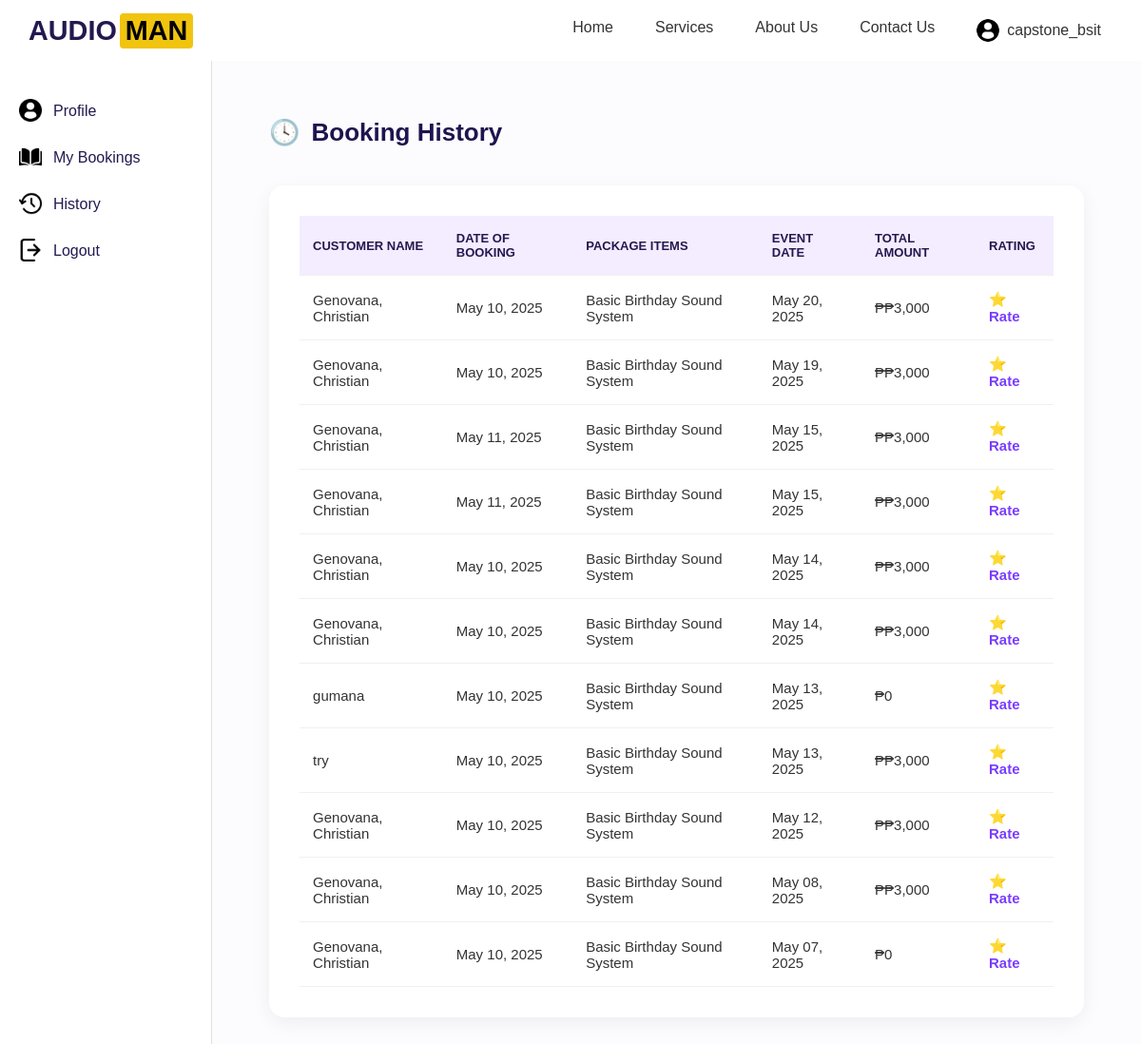
The page /accounts/history/ (signed in) on the database its author committed.
### accounts/models.py (models this page shows, shortened)
class Booking(models.Model):
    user = models.ForeignKey(User, on_delete=models.CASCADE)
    package = models.ForeignKey('ServicePackage', on_delete=models.CASCADE)
    full_name = models.CharField(max_length=100)
    email = models.EmailField()
    contact_number = models.CharField(max_length=20)
    event_date = models.DateField()
    event_time = models.TimeField()
    event_type = models.CharField(max_length=100)
    location = models.CharField(max_length=255)
    audience_size = models.IntegerField()
    status = models.CharField(max_length=50, default='Processing')
    price = models.CharField(max_length=20)  # Added price
    created_at = models.DateTimeField(auto_now_add=True, null=True)  # ✅ Add this here
    created_at = models.DateTimeField(default=timezone.now)

class ServicePackage(models.Model):
    title = models.CharField(max_length=100)
    description = models.TextField()
    price = models.CharField(max_length=20)

### accounts/views.py (the view)
# urls.py: path('history/', views.history, name='history'),  # Only accessible by logged-in users
@login_required
def history(request):
    bookings = Booking.objects.filter(user=request.user).exclude(status='Processing').order_by('-event_date')
    history_list = []
    for booking in bookings:
        history_list.append({
            'id': booking.id,
            'customer_name': booking.full_name,
            'date_booked': booking.created_at.strftime('%B %d, %Y'),
            'package': booking.package.title,
            'event_date': booking.event_date.strftime('%B %d, %Y'),
            'total': booking.price,
            'rating': '⭐ Rate'  # Placeholder for rating system
        })
    return render(request, 'accounts/history.html', {'history_list': history_list})

### accounts/templates/accounts/history.html (shortened to what this page needs)
{% extends 'base.html' %}
{% load static %}
{% block content %}
<div class="container">
  <aside class="sidebar">
    <ul>
      <li>
        <img src="{% static 'images/profile-user.png' %}" alt="User Icon">
        <span><a href="{% url 'profile' %}">Profile</a></span>
      </li>
      <li>
        <img src="{% static 'images/open-book.png' %}" alt="Bookings Icon">
        <span><a href="{% url 'mybookings' %}">My Bookings</a></span>
      </li>
      <li>
        <img src="{% static 'images/history.png' %}" alt="History Icon">
        <span><a href="{% url 'history' %}">History</a></span>
      </li>
      <li>
        <img src="{% static 'images/logout.png' %}" alt="Logout Icon">
        <span><a href="{% url 'logout' %}">Logout</a></span>
      </li>
    </ul>
  </aside>
  <main class="main-content">
    <h2><span class="icon">🕓</span> Booking History</h2>
    <div class="table-container">
      <table>
        <thead>
          <tr>
            <th>Customer Name</th>
            <th>Date of Booking</th>
            <th>Package Items</th>
            <th>Event Date</th>
            <th>Total Amount</th>
            <th>Rating</th>
          </tr>
        </thead>
        <tbody>
          {% for booking in history_list %}
          <tr>
            <td>{{ booking.customer_name }}</td>
            <td>{{ booking.date_booked }}</td>
            <td>{{ booking.package }}</td>
            <td>{{ booking.event_date }}</td>
            <td>₱{{ booking.total }}</td>
            <td><a href="#">{{ booking.rating }}</a></td>
          </tr>
          {% empty %}
          <tr><td colspan="6">No history found.</td></tr>
          {% endfor %}
        </tbody>
      </table>
    </div>
  </main>
</div>
{% endblock %}

### accounts/templates/base.html (shortened to what this page needs)
{% load static %}
<!DOCTYPE html>
<html lang="en">
<head>
    <link rel="stylesheet" href="{% static 'css/base.css' %}">
</head>
<body>
<header class="nav-header">
    <div class="logo">
        <span class="text-white">AUDIO</span><span class="text-yellow">MAN</span>
    </div>
    <nav>
        <ul>
            <li><a href="{% url 'home' %}">Home</a></li>
            <li><a href="{% url 'services' %}">Services</a></li>
            <li><a href="{% url 'aboutus' %}">About Us</a></li>
            <li><a href="{% url 'contactus' %}">Contact Us</a></li>
            {% if user.is_authenticated %}
            <li class="profile-item">
                <a href="{% url 'profile' %}" class="profile-link">
                    <img src="{% static 'images/profile-icon.png' %}" alt="Profile Icon">
                    <span class="profile-name">{{ user.username }}</span>
                </a>
            </li>
            {% else %}
                <li><a href="{% url 'register' %}">Register</a></li>
                <li><a href="{% url 'login' %}">Login</a></li>
            {% endif %}
        </ul>
    </nav>
</header>
{% block content %}{% endblock %}
</body>
</html>

### accounts/static/css/base.css (style rules this page uses)
:root { --primary-color: #23194f; --secondary-color: #DDFEF8; --accent-color: #3a2d7c; --highlight-bg: linear-gradient(135deg, #dceaff, #eef5ff); --text-color: #333; --light-color: #ffffff; --font-main: 'MavenPro', sans-serif; }
* { box-sizing: border-box; margin: 0; padding: 0; }
body { font-family: var(--font-main); background-color: var(--light-color); color: var(--text-color); }
.nav-header { display: flex; justify-content: space-between; align-items: center; background-color: #ffffff; padding: 12px 30px; box-shadow: 0 2px 4px rgba(0, 0, 0, 0.1); }
.logo { display: flex; align-items: center; font-family: 'MavenPro', sans-serif; font-size: 1.8rem; font-weight: bold; color: #23194f; }
.logo .text-white { color: #23194f; }
.logo .text-yellow { background-color: #f1c40f; color: #000000; padding: 2px 6px; border-radius: 4px; margin-left: 3px; font-weight: bold; }
nav ul { display: flex; list-style: none; margin: 0; padding: 0; }
nav ul li { margin-left: 20px; position: relative; }
nav ul li a { text-decoration: none; color: #333333; font-weight: 500; padding: 8px 12px; border-radius: 5px; transition: background-color 0.3s, color 0.3s; display: flex; align-items: center; }
.profile-link { display: flex; align-items: center; gap: 8px; text-decoration: none; color: var(--text-color); }
.profile-link img { width: 24px; height: 24px; border-radius: 50%; object-fit: cover; }
.profile-name { font-size: 1rem; font-weight: 500; }

### accounts/templates/accounts/history.html (style rules this page uses)
.container { display: flex; min-height: 100vh; font-family: 'MavenPro', sans-serif; background-color: #f9f9fb; }
.sidebar { width: 240px; background-color: #ffffff; padding: 40px 20px; border-right: 1px solid #e0e0e0; }
.sidebar ul { list-style: none; padding: 0; margin: 0; }
.sidebar li { display: flex; align-items: center; margin-bottom: 25px; font-size: 18px; }
.sidebar li img { width: 24px; height: 24px; margin-right: 12px; }
.sidebar li span a { color: #23194f; font-weight: 500; font-size: 16px; text-decoration: none; transition: color 0.3s ease; }
.main-content { flex-grow: 1; padding: 60px; background-color: #fcfcff; }
.main-content h2 { font-size: 26px; font-weight: 700; color: #1e144e; display: flex; align-items: center; gap: 12px; margin-bottom: 40px; }
.table-container { background-color: #ffffff; padding: 32px; border-radius: 16px; box-shadow: 0 6px 20px rgba(0, 0, 0, 0.06); overflow-x: auto; }
table { width: 100%; border-collapse: collapse; font-size: 15px; background-color: white; }
th, td { text-align: left; padding: 16px 14px; border-bottom: 1px solid #f0f0f0; }
th { background-color: #f4ecff; color: #23194f; font-weight: 600; text-transform: uppercase; font-size: 13px; }
a { color: #7a3cff; text-decoration: none; font-weight: 600; }

### rows shown on the page
Booking: customer_name "Genovana, Christian", date_booked "May 10, 2025", package "Basic Birthday Sound System", event_date "May 20, 2025", total "₱3,000", rating "⭐ Rate"
Booking: customer_name "Genovana, Christian", date_booked "May 10, 2025", package "Basic Birthday Sound System", event_date "May 19, 2025", total "₱3,000", rating "⭐ Rate"
Booking: customer_name "Genovana, Christian", total "₱3,000"
ServicePackage: package "Basic Birthday Sound System" "Basic Birthday Sound System" "Basic Birthday Sound System" "Basic Birthday Sound System" "Basic Birthday Sound System" "Basic Birthday Sound System"
Booking: customer_name "Genovana, Christian", total "₱3,000"
Booking: customer_name "Genovana, Christian", total "₱3,000"
Booking: customer_name "Genovana, Christian", total "₱3,000"
Booking: customer_name "gumana"
Booking: customer_name "try", total "₱3,000"
Booking: customer_name "Genovana, Christian", date_booked "May 10, 2025", package "Basic Birthday Sound System", event_date "May 12, 2025", total "₱3,000", rating "⭐ Rate"
Booking: customer_name "Genovana, Christian", date_booked "May 10, 2025", package "Basic Birthday Sound System", event_date "May 08, 2025", total "₱3,000", rating "⭐ Rate"
Booking: customer_name "Genovana, Christian", date_booked "May 10, 2025", package "Basic Birthday Sound System", event_date "May 07, 2025", total "0", rating "⭐ Rate"

### other values the page prints
{{ user.username }} "capstone_bsit"
{{ booking.date_booked }} "May 11, 2025" "May 11, 2025" "May 10, 2025" "May 10, 2025" "May 10, 2025" "May 10, 2025"
{{ booking.event_date }} "May 15, 2025" "May 15, 2025" "May 14, 2025" "May 14, 2025" "May 13, 2025" "May 13, 2025"
{{ booking.rating }} "⭐ Rate" "⭐ Rate" "⭐ Rate" "⭐ Rate" "⭐ Rate" "⭐ Rate"
{{ booking.total }} "0"
